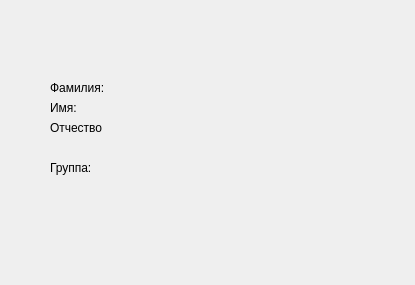
<?xml version="1.0" encoding="UTF-8"?>
<ui version="4.0">
 <class>ProfilePage</class>
 <widget class="QWidget" name="ProfilePage">
  <property name="geometry">
   <rect>
    <x>0</x>
    <y>0</y>
    <width>415</width>
    <height>285</height>
   </rect>
  </property>
  <property name="windowTitle">
   <string>Form</string>
  </property>
  <widget class="QLabel" name="lbl_name">
   <property name="geometry">
    <rect>
     <x>50</x>
     <y>100</y>
     <width>301</width>
     <height>16</height>
    </rect>
   </property>
   <property name="text">
    <string>Имя:</string>
   </property>
  </widget>
  <widget class="QLabel" name="lbl_surname">
   <property name="geometry">
    <rect>
     <x>50</x>
     <y>80</y>
     <width>301</width>
     <height>16</height>
    </rect>
   </property>
   <property name="text">
    <string>Фамилия:</string>
   </property>
  </widget>
  <widget class="QLabel" name="lbl_midname">
   <property name="geometry">
    <rect>
     <x>50</x>
     <y>120</y>
     <width>301</width>
     <height>16</height>
    </rect>
   </property>
   <property name="text">
    <string>Отчество</string>
   </property>
  </widget>
  <widget class="QLabel" name="lbl_group">
   <property name="geometry">
    <rect>
     <x>50</x>
     <y>160</y>
     <width>301</width>
     <height>16</height>
    </rect>
   </property>
   <property name="text">
    <string>Группа:</string>
   </property>
  </widget>
 </widget>
 <resources/>
 <connections/>
</ui>
